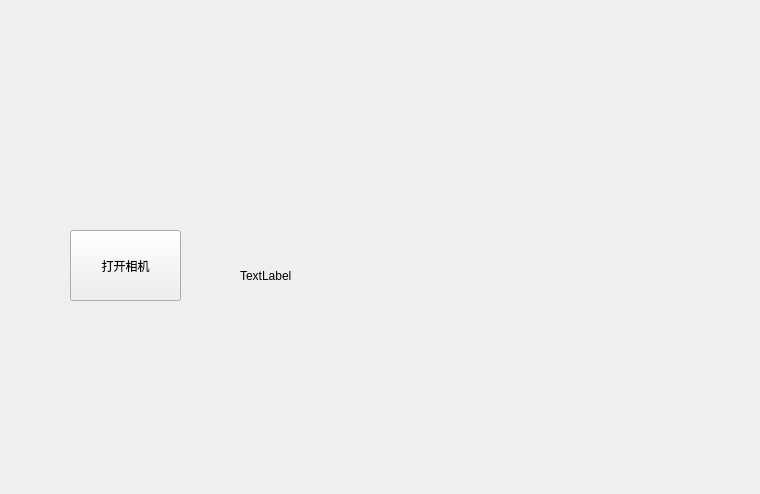
<?xml version="1.0" encoding="UTF-8"?>
<ui version="4.0">
 <class>Form</class>
 <widget class="QWidget" name="Form">
  <property name="geometry">
   <rect>
    <x>0</x>
    <y>0</y>
    <width>760</width>
    <height>494</height>
   </rect>
  </property>
  <property name="windowTitle">
   <string>Form</string>
  </property>
  <widget class="QPushButton" name="openButton">
   <property name="geometry">
    <rect>
     <x>70</x>
     <y>230</y>
     <width>111</width>
     <height>71</height>
    </rect>
   </property>
   <property name="text">
    <string>打开相机</string>
   </property>
  </widget>
  <widget class="QWidget" name="verticalLayoutWidget">
   <property name="geometry">
    <rect>
     <x>240</x>
     <y>110</y>
     <width>481</width>
     <height>331</height>
    </rect>
   </property>
   <layout class="QVBoxLayout" name="verticalLayout">
    <item>
     <widget class="QLabel" name="label_show_camera">
      <property name="text">
       <string>TextLabel</string>
      </property>
     </widget>
    </item>
   </layout>
  </widget>
 </widget>
 <resources/>
 <connections/>
</ui>
